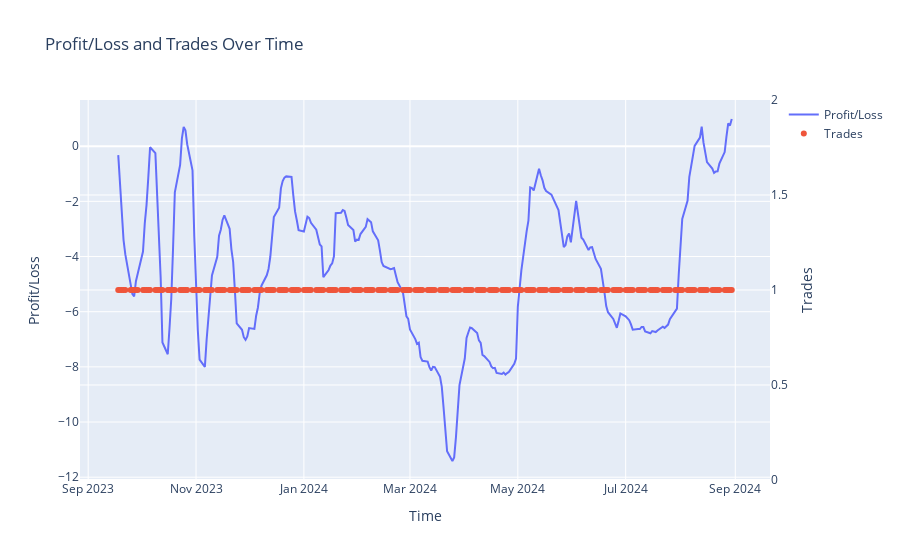

The notebook cell saved with this chart:
### Code cell
cointegration_params["mode"] = "test"
test_ts = TradingSystem(**cointegration_params)
test_ts.run_trading_system(volatility=volatility,
                      rolling_window=best_rolling_window, 
                      lower_threshold=best_lower_threshold,
                      special_strategy="no", 
                      verbose=True, 
                      plot=True)

### Figure 1 — Plotly figure (JSON) as saved in the notebook; plotly's stock layout.template omitted (floating-point values rounded to 4 significant figures; data arrays with more than 128 entries replaced by an {"elided": "..."} marker saying what was removed)
{"data": [{"mode": "lines", "name": "Profit/Loss", "type": "scatter", "x": {"elided": "250 str values"}, "y": {"elided": "250 float values"}}, {"mode": "markers", "name": "Trades", "type": "scatter", "x": {"elided": "250 str values"}, "y": {"elided": "250 int values"}, "yaxis": "y2"}], "layout": {"title": {"text": "Profit/Loss and Trades Over Time"}, "xaxis": {"title": {"text": "Time"}}, "yaxis": {"title": {"text": "Profit/Loss"}}, "yaxis2": {"overlaying": "y", "side": "right", "title": {"text": "Trades"}}}}
